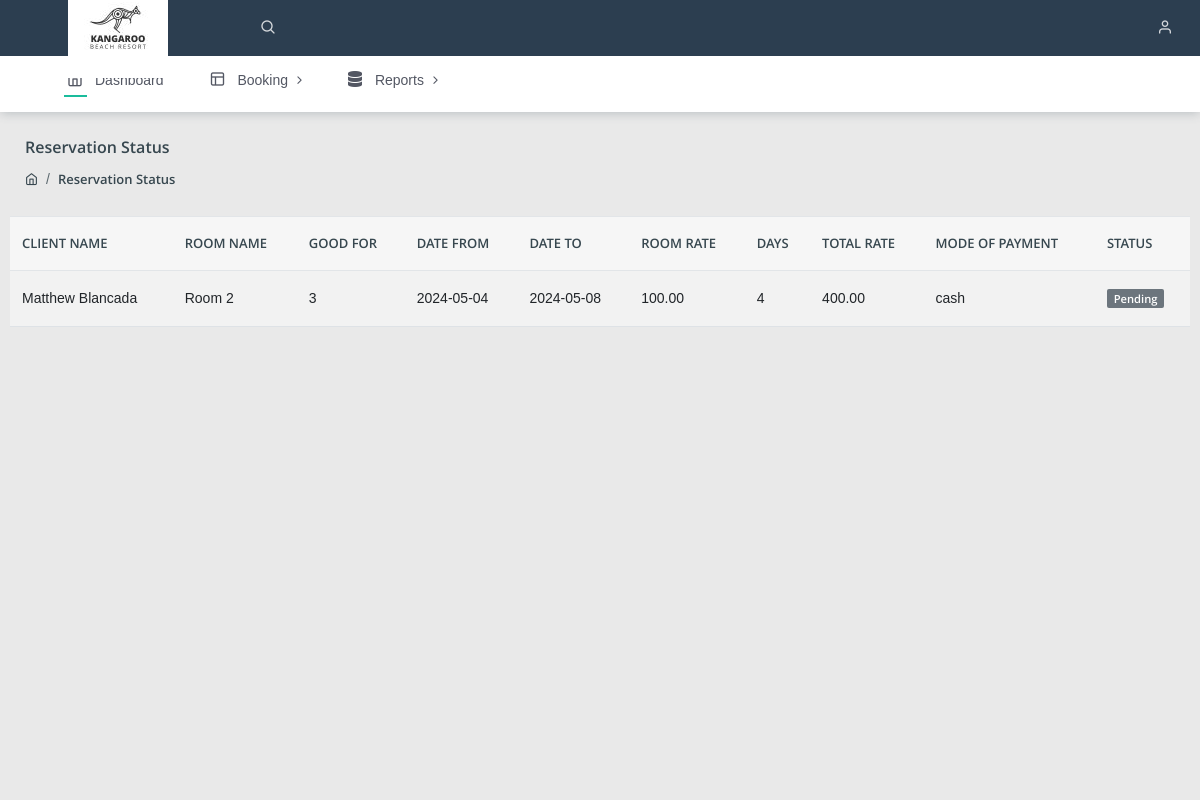
Page /clients/index.php (signed in) on the committed database.
### tables this page shows
CREATE TABLE IF NOT EXISTS `reservation` (
  `id` int NOT NULL AUTO_INCREMENT,
  `reference` text NOT NULL,
  `tdate` text NOT NULL,
  `client_id` int NOT NULL,
  `room_id` int NOT NULL,
  `start_date` date NOT NULL,
  `checkout_date` date NOT NULL,
  `time` time DEFAULT NULL,
  `totalPay` decimal(20,6) DEFAULT NULL,
  `status` int NOT NULL DEFAULT '0',
  `mop` varchar(50) DEFAULT NULL,
  `paid` int DEFAULT '0',
  `user_id` int DEFAULT NULL,
  PRIMARY KEY (`id`)
);

CREATE TABLE IF NOT EXISTS `clients` (
  `id` bigint NOT NULL AUTO_INCREMENT,
  `client_name` varchar(255) NOT NULL,
  `email` varchar(50) DEFAULT NULL,
  `address` varchar(255) NOT NULL,
  `contact_number` varchar(11) NOT NULL,
  `user_id` int DEFAULT NULL,
  `active` int NOT NULL DEFAULT '1',
  PRIMARY KEY (`id`)
);

CREATE TABLE IF NOT EXISTS `rooms` (
  `id` bigint NOT NULL AUTO_INCREMENT,
  `room_name` varchar(255) NOT NULL,
  `good_for` int NOT NULL DEFAULT '0',
  `Image` text NOT NULL,
  `details` text NOT NULL,
  `Bedroom` int NOT NULL DEFAULT '0',
  `Baths` int NOT NULL DEFAULT '0',
  `floor_area` int NOT NULL DEFAULT '0',
  `Rate` decimal(20,6) NOT NULL DEFAULT '0.000000',
  `active` int DEFAULT '1',
  PRIMARY KEY (`id`)
);

### clients/index.php (the view, shortened to what this page needs)
<?php include('../include/client_session.php'); ?>
<!DOCTYPE html>
<html lang="en">
<head>
    <link rel="stylesheet" href="https://cdnjs.cloudflare.com/ajax/libs/twitter-bootstrap/5.3.0/css/bootstrap.min.css">
    <link rel="stylesheet" href="https://cdn.datatables.net/2.0.5/css/dataTables.bootstrap5.css">
    <link rel="stylesheet" href="../assets/css/style.css">
</head>
<body class="">
	<?php include('../include/navbar.php') ?>
	<?php include('../include/header.php') ?>
<div class="pcoded-main-container">
    <div class="pcoded-content">
        <div class="page-header">
            <div class="page-block">
                <div class="row align-items-center">
                    <div class="col-md-12">
                        <div class="page-header-title">
                            <h5 class="m-b-10">Reservation Status</h5>
                        </div>
                        <ul class="breadcrumb">
                            <li class="breadcrumb-item"><a href="/"><i class="feather icon-home"></i></a></li>
                            <li class="breadcrumb-item"><a href="index.php">Reservation Status</a></li>
                        </ul>
                    </div>
                </div>
            </div>
        </div>
        <div class="row">
            <table id="example" class="table table-striped" style="width:100%">
                <thead>
                    <tr>
                        <th>Client Name</th>
                        <th>Room Name</th>
                        <th>Good For</th>
                        <th>Date From</th>
                        <th>Date To</th>
                        <th>Room Rate</th>
                        <th>Days</th>
                        <th>Total Rate</th>
                        <th>Mode of Payment</th>
                        <th>Status</th>
                    </tr>
                </thead>
                <tbody>
                    <?php
                    $client_id = $_SESSION['client_id'];
                    $query = mysqli_query($con, "SELECT reservation.id as Id, clients.client_name, rooms.room_name,
                    rooms.Rate, DATEDIFF(checkout_date, start_date) as totalDays, reservation.mop,
                    rooms.good_for, start_date as start, checkout_date as END, reservation.totalPay, status as status1,
                    (SELECT CASE WHEN reservation.status = 0 THEN 'Pending' WHEN reservation.status = 1 THEN 'Accepted'
                    ELSE 'Decline' END) as status
                    FROM reservation INNER JOIN rooms ON rooms.id=reservation.room_id
    INNER JOIN clients ON clients.id=reservation.client_id
    WHERE reservation.client_id = '$client_id'");
                    while($row= mysqli_fetch_array($query)){
                    ?>
                    <tr>
                        <td><?php echo $row['client_name']; ?></td>
                        <td><?php echo $row['room_name']; ?></td>
                        <td><?php echo $row['good_for']; ?></td>
                        <td><?php echo $row['start']; ?></td>
                        <td><?php echo $row['END']; ?></td>
                        <td><?php echo number_format($row['Rate'], 2); ?></td>
                        <td><?php echo $row['totalDays']; ?></td>
                        <td><?php echo number_format($row['totalPay'], 2); ?></td>
                        <td><?php echo $row['mop']; ?></td>
                        <td><span class="badge badge-<?php
                        if($row['status1'] == 1) { echo 'primary'; }
                        else if($row['status1'] == 0) {echo 'secondary';}
                        else { echo 'danger'; } ?>"><?php echo $row['status']; ?></span></td>
                    </tr>
                    <?php  } ?>
                </tbody>
            </table>
        </div>
    </div>
</div>
</body>
</html>

### rows in the picture
reservation: client.client_name "Matthew Blancada", room.room_name "Room 2", room.good_for "3", start_date "2024-05-04", checkout_date "2024-05-08", room.Rate "100.00", totalDays "4", totalPay "400.00", mop "cash", status "Pending"
